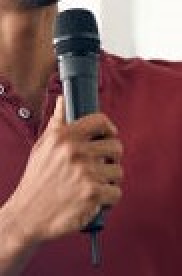
#> input picture Detection-object-features/TrainDataset/mic.jpg, 91 x 138 px (shown 2 times larger)
$ python 'feature detector.py'
#> lines starting #> are read from the running program, lines starting #| are printed output that depends on the picture
import cv2

# 0 pour grey
img1 = cv2.imread('TrainDataset/mic.jpg',0)
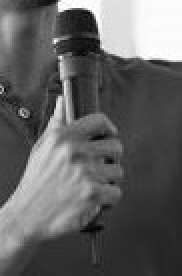
#> img1: shape (138, 91) (shown 2 times larger); min 0, max 255, mean 97.4
img2 = cv2.imread('TestDataset/pic.jpg',0)
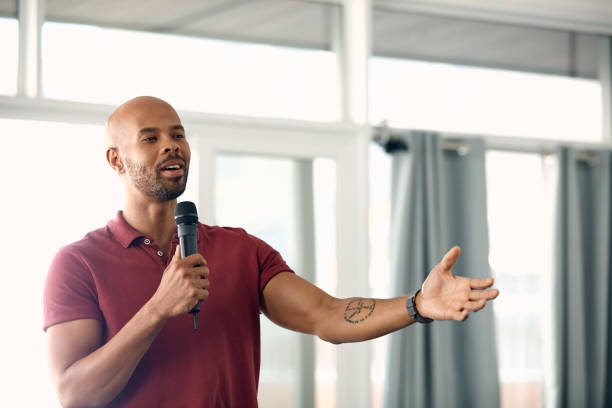
#> input picture Detection-object-features/TestDataset/pic.jpg, 612 x 408 px
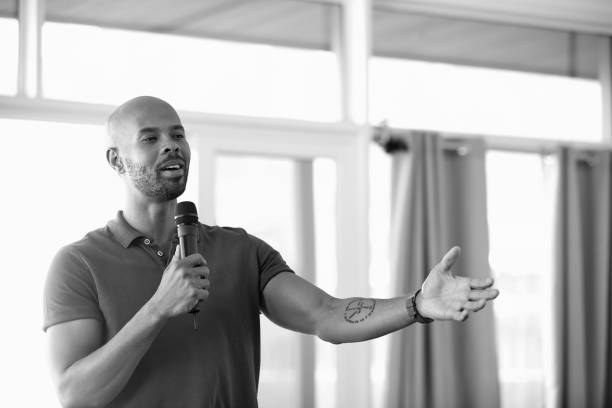
#> img2: shape (408, 612); min 0, max 255, mean 183.4

## nfeatures optional
orb = cv2.ORB_create(nfeatures=1000)

kp1, des1 = orb.detectAndCompute(img1,None)
#> kp1 = 49 keypoints; strongest (x, y, size): (38, 58, 31), (35, 39, 31), (32, 42, 31), (34, 60, 31)
kp2, des2 = orb.detectAndCompute(img2,None)
#> kp2 = 1000 keypoints; strongest (x, y, size): (183, 197, 111.1), (262, 314, 31), (188, 203, 92.6), (178, 200, 31)

#print(des1[0])

imgkp1 = cv2.drawKeypoints(img1,kp1,None)
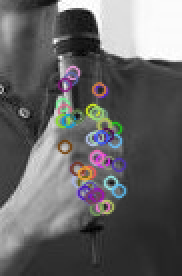
#> imgkp1: shape (138, 91, 3) (shown 2 times larger); mean of channels 0, 1, 2 99.9, 99.3, 100; drawn as B, G, R
imgkp2 = cv2.drawKeypoints(img2,kp2,None)
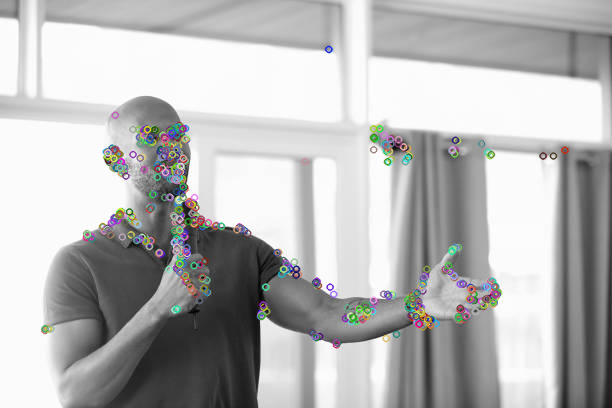
#> imgkp2: shape (408, 612, 3); mean of channels 0, 1, 2 183.2, 183.3, 183.3; drawn as B, G, R

#Matching

bf = cv2.BFMatcher()

matches = bf.knnMatch(des1,des2,k=2)
#> matches = 49 matches

good = []

for m,n in matches:
    if m.distance < 0.75*n.distance:
        good.append([m])
#> this loop made 49 passes
#> after the loop, good = 14 matches

print(good)
#> (printed output is left out)
img3 = cv2.drawMatchesKnn(img1,kp1,img2,kp2,good,None,flags=2)
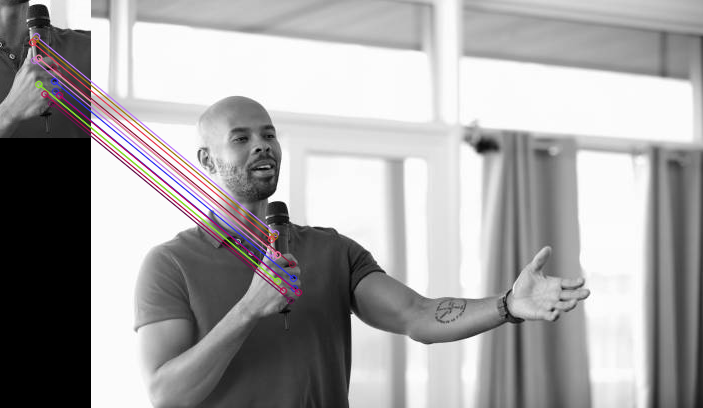
#> img3: shape (408, 703, 3); mean of channels 0, 1, 2 163.1, 162.4, 163.8; drawn as B, G, R


cv2.imshow('kp1',imgkp1)
cv2.waitKey(0)
cv2.imshow('kp2',imgkp2)
cv2.waitKey(0)

cv2.imshow('img1',img1)
cv2.waitKey(0)
cv2.imshow('img2',img2)
cv2.waitKey(0)
cv2.imshow('img3',img3)
cv2.waitKey(0)
